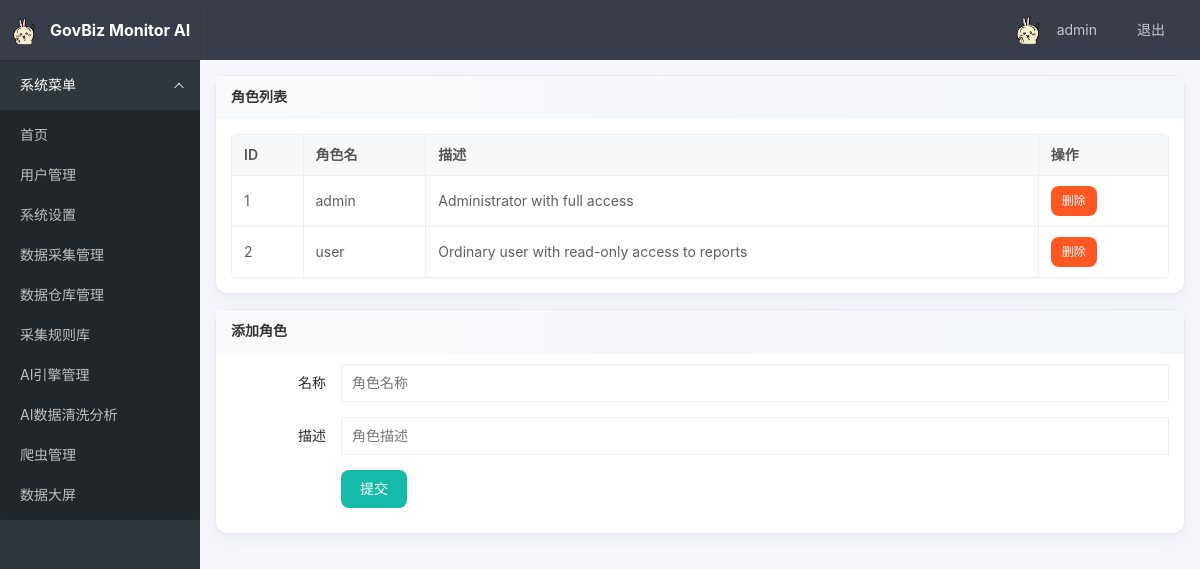
The page /admin/roles (signed in) on the database its author committed.
### tables this page shows
CREATE TABLE settings (
  key text primary key,
  value text
);

CREATE TABLE users (
  id integer primary key autoincrement,
  username text unique not null,
  password_hash text not null,
  role_id integer not null,
  created_at datetime default current_timestamp,
  foreign key (role_id) references roles(id)
);

CREATE TABLE roles (
  id integer primary key autoincrement,
  name text unique not null,
  description text
);

### app/admin.py (the view)
@bp.route('/roles')
def role_list():
    roles = query_all("select * from roles")
    return render_template('admin/role_list.html', roles=roles)

### app/admin.py (called while the page is built)
@bp.before_request
@login_required
def require_admin():
    if not current_user.is_admin:
        flash("无权访问", "error")
        return redirect(url_for('main.index'))

### app/db.py (called while the page is built)
def get_connection():
    conn = sqlite3.connect(str(DATABASE))
    conn.row_factory = sqlite3.Row
    return conn

def query_all(sql, params=None):
    conn = get_connection()
    try:
        cur = conn.execute(sql, params or [])
        rows = cur.fetchall()
        return [dict(row) for row in rows]
    finally:
        conn.close()

def query_one(sql, params=None):
    conn = get_connection()
    try:
        cur = conn.execute(sql, params or [])
        row = cur.fetchone()
        return dict(row) if row else None
    finally:
        conn.close()

### app/models.py (called while the page is built)
    @staticmethod
    def get(user_id):
        sql = """
            select u.id, u.username, u.role_id, r.name as role_name
            from users u
            join roles r on u.role_id = r.id
            where u.id = ?
        """
        row = query_one(sql, [user_id])
        if not row:
            return None
        return User(row['id'], row['username'], row['role_id'], row['role_name'])

    @property
    def is_admin(self):
        return self.role_name == 'admin'

### templates/admin/role_list.html (shortened to what this page needs)
{% extends "base.html" %}
{% block content %}
<div class="layui-row layui-col-space15">
  <div class="layui-col-md12">
    <div class="layui-card">
      <div class="layui-card-header">角色列表</div>
      <div class="layui-card-body">
        <table class="layui-table">
          <thead>
            <tr><th>ID</th><th>角色名</th><th>描述</th><th>操作</th></tr>
          </thead>
          <tbody>
            {% for r in roles %}
            <tr>
              <td>{{ r.id }}</td>
              <td>{{ r.name }}</td>
              <td>{{ r.description }}</td>
              <td>
                <form action="{{ url_for('admin.delete_role', role_id=r.id) }}" method="post" style="display:inline-block">
                  <button class="layui-btn layui-btn-danger layui-btn-sm">删除</button>
                </form>
              </td>
            </tr>
            {% endfor %}
          </tbody>
        </table>
      </div>
    </div>
  </div>
  <div class="layui-col-md12">
    <div class="layui-card">
      <div class="layui-card-header">添加角色</div>
      <div class="layui-card-body">
        <form class="layui-form" action="{{ url_for('admin.add_role') }}" method="post">
          <div class="layui-form-item">
            <label class="layui-form-label">名称</label>
            <div class="layui-input-block">
              <input type="text" name="name" required placeholder="角色名称" autocomplete="off" class="layui-input">
            </div>
          </div>
          <div class="layui-form-item">
            <label class="layui-form-label">描述</label>
            <div class="layui-input-block">
              <input type="text" name="description" placeholder="角色描述" autocomplete="off" class="layui-input">
            </div>
          </div>
          <div class="layui-form-item">
            <div class="layui-input-block">
              <button class="layui-btn" lay-submit>提交</button>
            </div>
          </div>
        </form>
      </div>
    </div>
  </div>
</div>
{% endblock %}

### templates/base.html (shortened to what this page needs)
<!DOCTYPE html>
<html>
<head>
    <link rel="stylesheet" href="{{ url_for('static', filename='layui-v2.13.2/layui/css/layui.css') }}">
    <link rel="stylesheet" href="{{ url_for('static', filename='css/app.css') }}">
</head>
<body class="layui-layout-body">
    <div class="layui-layout layui-layout-admin">
        <div class="layui-header">
            <div class="layui-logo">
                <img src="{{ settings.app_logo }}" alt="logo"
                    style="height:28px;vertical-align:middle;margin-right:8px">
                {{ settings.app_name }}
            </div>
            <ul class="layui-nav layui-layout-right">
                <li class="layui-nav-item">
                    <a href="javascript:;">
                        <img src="{{ settings.app_logo }}" class="layui-nav-img" alt="avatar">
                        {{ current_user.username }}
                    </a>
                </li>
                <li class="layui-nav-item"><a href="{{ url_for('auth.logout') }}">退出</a></li>
            </ul>
        </div>
        <div class="layui-side layui-bg-black">
            <div class="layui-side-scroll">
                <ul class="layui-nav layui-nav-tree" lay-filter="side">
                    <li class="layui-nav-item layui-nav-itemed">
                        <a href="javascript:;">系统菜单</a>
                        <dl class="layui-nav-child">
                            <dd><a href="{{ url_for('main.index') }}">首页</a></dd>
                            {% if current_user.is_admin %}
                            <dd><a href="{{ url_for('admin.user_list') }}">用户管理</a></dd>
                            <dd><a href="{{ url_for('admin.settings') }}">系统设置</a></dd>
                            <dd><a href="{{ url_for('admin.crawl_manage') }}">数据采集管理</a></dd>
                            <dd><a href="{{ url_for('admin.warehouse') }}">数据仓库管理</a></dd>
                            <dd><a href="{{ url_for('admin.rules') }}">采集规则库</a></dd>
                            <dd><a href="{{ url_for('admin.ai_engines') }}">AI引擎管理</a></dd>
                            <dd><a href="{{ url_for('admin.ai_tools') }}">AI数据清洗分析</a></dd>
                            <dd><a href="{{ url_for('admin.crawlers') }}">爬虫管理</a></dd>
                            <dd><a href="{{ url_for('admin.data_board') }}">数据大屏</a></dd>
                            {% endif %}
                        </dl>
                    </li>
                </ul>
            </div>
        </div>
        <div class="layui-body" style="padding: 15px;">
            {% block content %}{% endblock %}
        </div>
    </div>
</body>
</html>

### static/css/app.css (style rules this page uses)
:root { --brand: #38A39A; --brand2: #5FB878; --bg: #f7f8fa; --text: #333; --muted: #888; --card: #ffffff; --border: #e6e8ee }
body { background: #f4f6fb }
.layui-card { border: 1px solid var(--border); border-radius: 12px; box-shadow: 0 6px 18px rgba(0, 0, 0, 0.04) }
.layui-card-header { background: linear-gradient(90deg, #f9fafc, #f2f5f9); font-weight: 600 }
.layui-btn { border-radius: 8px; transition: transform .08s ease }

### templates/base.html (style rules this page uses)
.layui-layout-admin .layui-header { background-color: #393D49; }
.layui-logo { color: #fff !important; font-weight: bold; }
.layui-table { border-radius: 6px; overflow: hidden; }
.layui-table thead th { background: #f7f8fa; color: #555; font-weight: 600; }
.layui-table td, .layui-table th { padding: 10px 12px; }
.layui-table td { vertical-align: middle; }

### rows shown on the page
settings: app_logo (picture)
settings: app_name "GovBiz Monitor AI"
users: username "admin"
roles: id "1", name "admin", description "Administrator with full access"
roles: id "2", name "user", description "Ordinary user with read-only access to reports"
